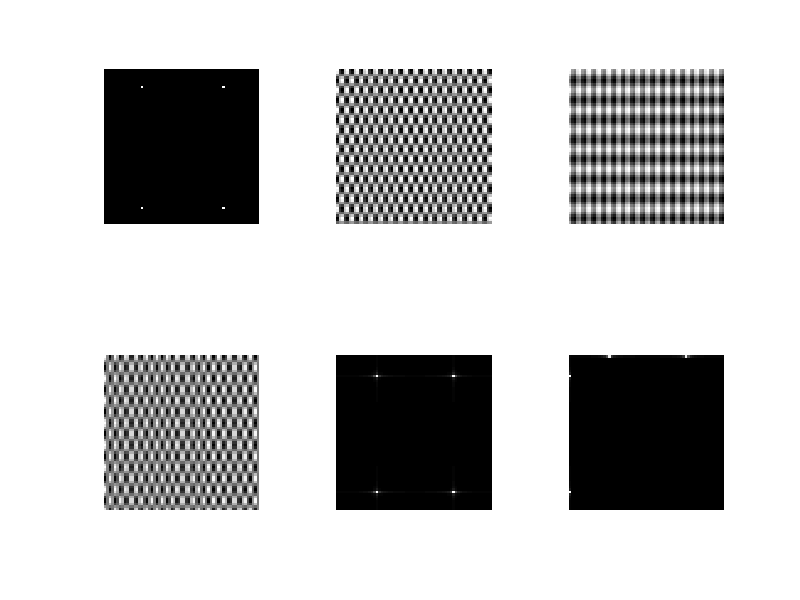
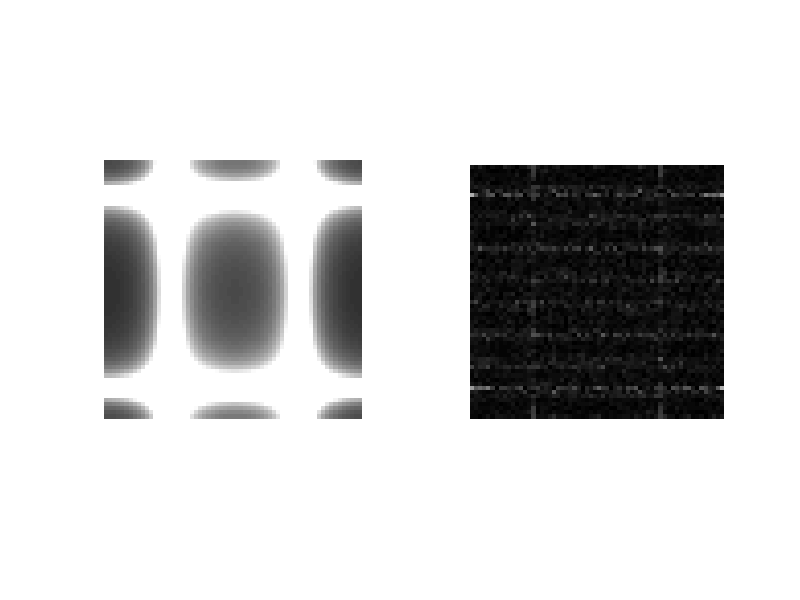

These charts were generated, in order, by the following MATLAB code:
% 2-D fast Fourier transform
N=64;
a=zeros(N/2);
a(N/8,2*N/8)=1;
ind=[1:N/2,N/2:-1:2];
c=a(ind,ind);
subplot(231)
imshow(c)
subplot(234)
imshow(ifft2(c),[])
%%
col=cos(2*pi*N/8*(1:N-1)/N-1);
row=cos(2*pi*2*N/8*(1:N-1)/N-1);
%%
K=bsxfun(@times,col',row);
subplot(232)
imshow(K,[])
subplot(235)
imshow(abs(fft2(K)),[])
%%
K2=bsxfun(@plus,col',row);
subplot(233)
imshow(K2,[])
subplot(236)
imshow(abs(fft2(K2)),[])
%%
figure
subplot(121)
imshow(abs(fft2(K)))
subplot(122)
imshow(abs(fft2(K2))*1e13)